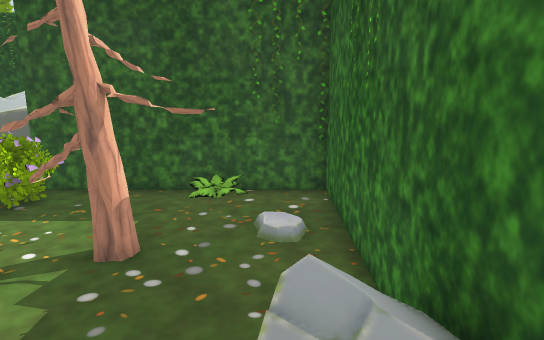
View 1 (above)

17 first-person views from a walk through a Unity game level. The camera is 1.4 m above the floor, tilts 12° down and sees 70° across. The floor is counted in squares, 0.5 m on a side. Each view is taken from the middle of a square. On the plan, view 1 faces up. The plan holds only what a view shows up to about 20 squares ahead; the rest is blank. The place goes on beyond the plan. The player character is not drawn. Some animated figures are not drawn.

View 2
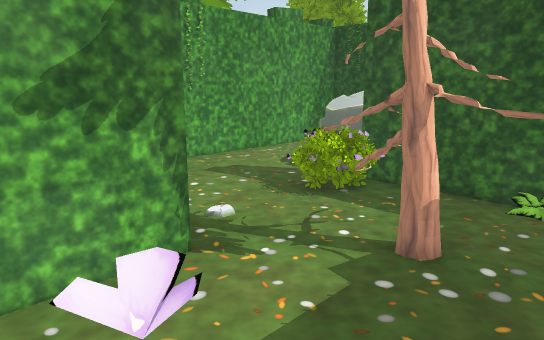

View 3
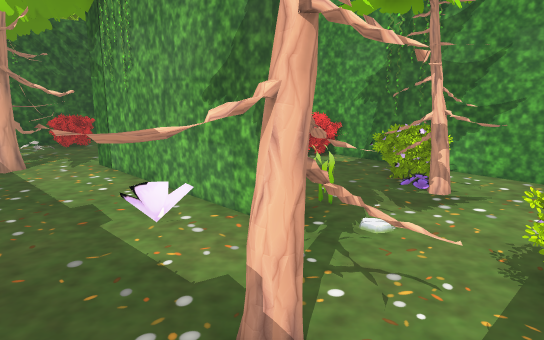

View 4
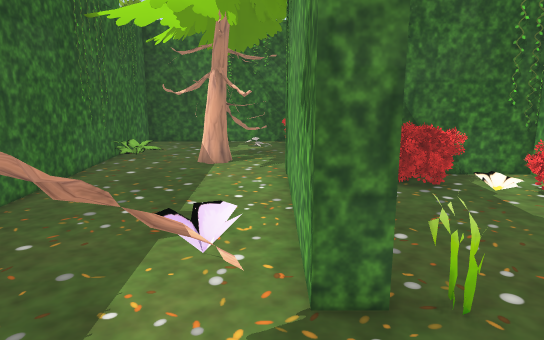

View 5
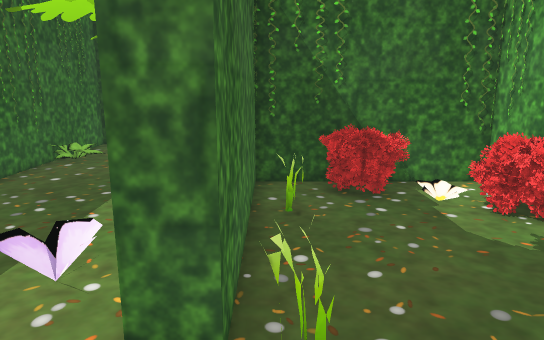

View 6
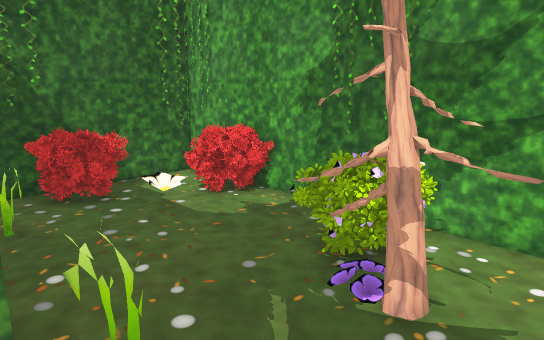

View 7
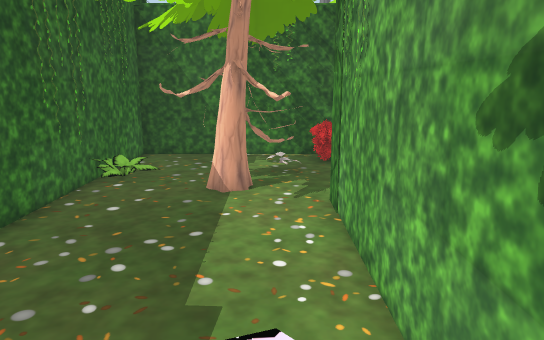

View 8
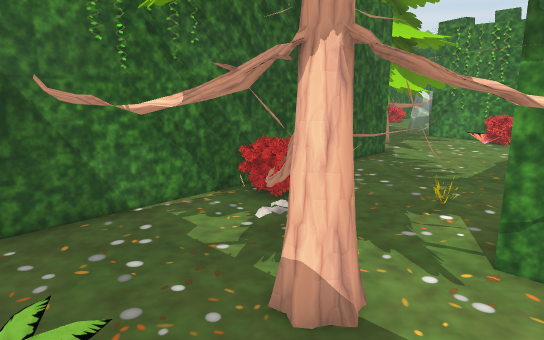

View 9
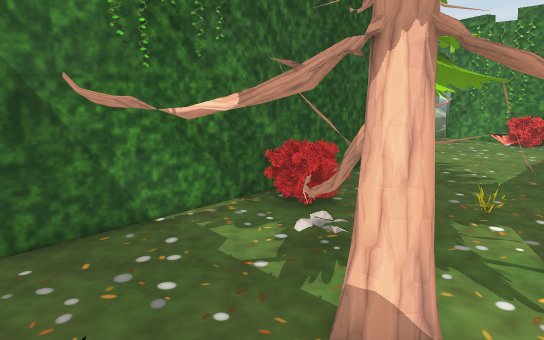

View 10
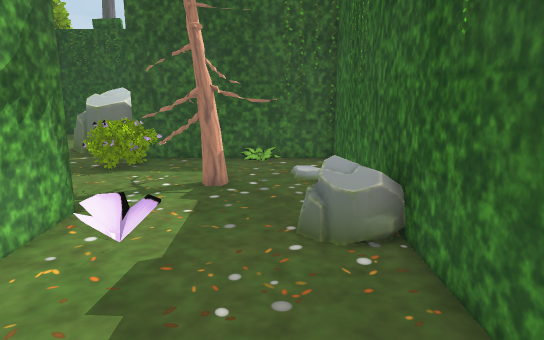

View 11
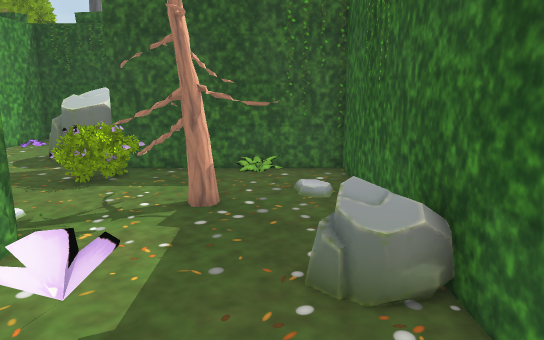

View 12
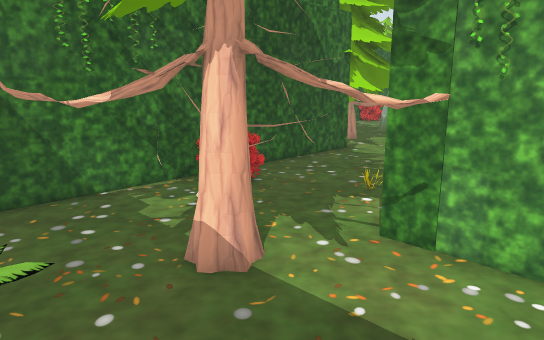

View 13
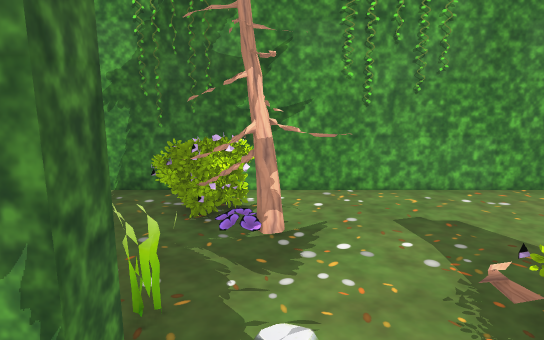

View 14
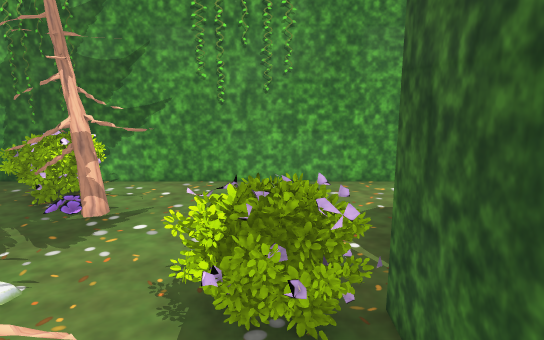

View 15
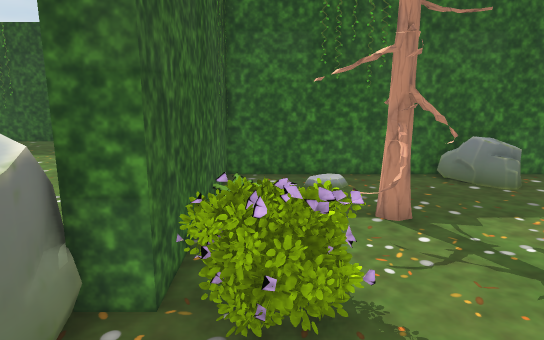

View 16
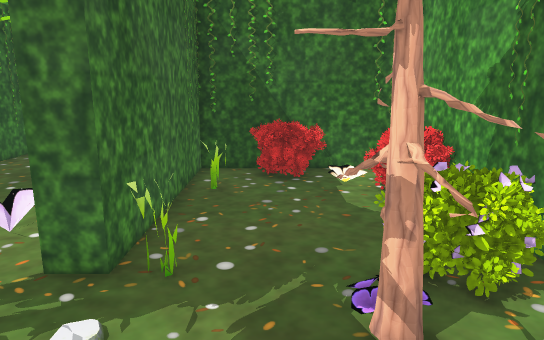

View 17
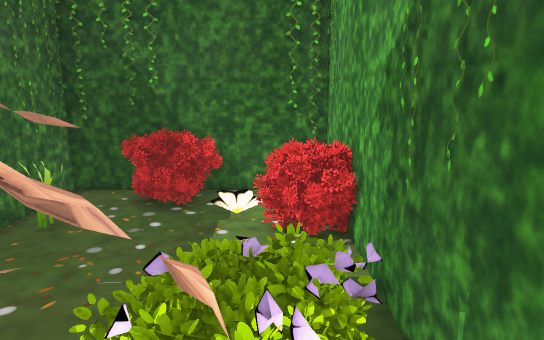

### Floor plan
Key: @ floor where view 1 was taken; # wall or solid block; . main floor; : floor 0.25 m higher than the main floor; / step, stairs or slope; O other object.
Columns run from 21 left of view 1 to 2 right of it. Each row starts with its distance up from view 1.
 12         #..OOOOO
 11         #....OO###    ##
 10         #.....O#########
  9         #.....OOO......#
  8         #.....OO...O./.#
  7         #.......OOO../ #
  6         #.O......OOOO.##
  5         #OOO...........#
  4         #.OO.......... #
  3         #.....O##..... #
  2         #......# :...OO#
  1         #......# :.... #
  0        ##......# ....@ #
 -1        ##O...O.# ..... #
 -2        #OO.....# ......#
 -3        #O.OOOO###......#
 -4        ## OOOO###O.....#
 -5        ##########O.....#
 -6                ##OO...##
 -7         ....OO...OOO..##
 -8    ..........O...OOOO..#
 -9  O..............OOO.OO #
-10 O: O...........O...... #
-11 #..OO.OO.....OOO...... #
-12  O.O.OOO       O       #
-13   OOOOO#################
-14   OOOO

Positions as (right, up) in squares from view 1, and headings:
1: (0, 0), facing up
2: (0, 0), facing up-left
3: (0, 9), facing down-left
4: (-5, 8), facing down
5: (-7, 7), facing down
6: (-6, 7), facing down-left
7: (-4, 4), facing down
8: (1, -4), facing down-left
9: (1, -5), facing down-left
10: (-1, -5), facing up
11: (-1, -3), facing up
12: (1, -2), facing down-left
13: (-3, 5), facing left
14: (-2, 9), facing left
15: (-11, 9), facing right
16: (-9, 9), facing down
17: (-12, 6), facing down
